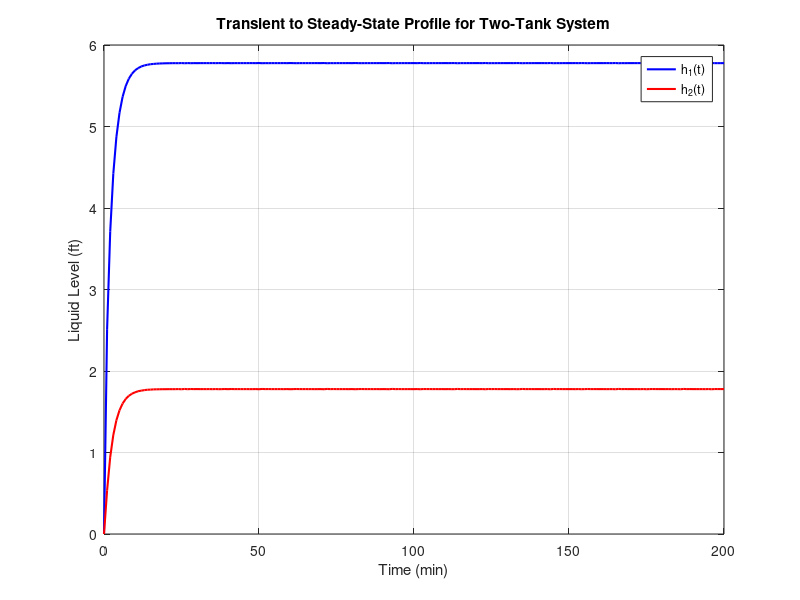
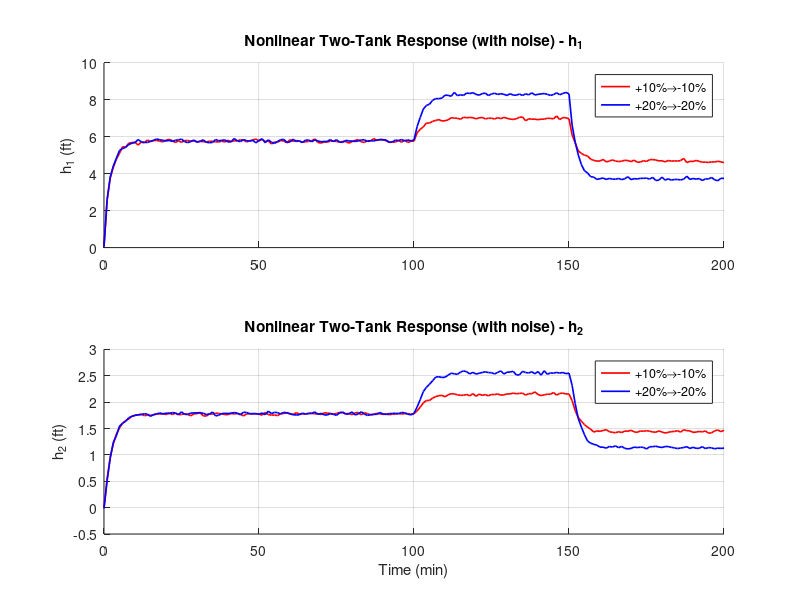

These figures' MATLAB source, in order: (Note: this script raises an error after producing the figures.)
clc; clear; close all;
%% Assignment 01 (modified for up-then-down steps +10%→-10% and +20%→-20%)
%% Step 0: Define Parameters ---
A1 = 3; A2 = 5;
C1 = 8; C2 = 12;
qi_ss = 16; % steady-state inlet flow (cfm)
Ts = 1;               % sampling time (min)
tspan = 0:Ts:200;     % total simulation time (200 min)

%% Step 1: Steady-State Calculation ---
h2_ss = (qi_ss/C2)^2;
h1_ss = h2_ss + (qi_ss/C1)^2;
fprintf('Steady state levels:\n  h1_ss = %.3f ft, h2_ss = %.3f ft\n', h1_ss, h2_ss);

%% Step 2: Define Nonlinear Model ---
twoTank = @(t,h,qi) [
    (1/A1)*(qi - C1*sqrt(max(h(1)-h(2),0)));
    (1/A2)*(C1*sqrt(max(h(1)-h(2),0)) - C2*sqrt(max(h(2),0)))
];

%% Step 3: Transient to Steady-State (optional check) ---
h0 = [0; 0];
tspan_trans = 0:Ts:200;
[~, h_trans] = ode45(@(t,h) twoTank(t,h,qi_ss), tspan_trans, h0);

figure;
plot(tspan_trans, h_trans(:,1), 'b', 'LineWidth', 1.5); hold on;
plot(tspan_trans, h_trans(:,2), 'r', 'LineWidth', 1.5);
xlabel('Time (min)'); ylabel('Liquid Level (ft)');
title('Transient to Steady-State Profile for Two-Tank System');
legend('h_1(t)','h_2(t)'); grid on;

%% Step 4: Nonlinear responses for up-then-down steps (with noise)
step_percent = [0.10 0.20]; 
colors = {'r','b'};
h_nonlinear_all = cell(length(step_percent),1);

% Define step timing:
t_pre  = 0:Ts:100;            % steady (pre)
t_up   = 100:Ts:150;          % up-step hold (50 min)
t_down = 150:Ts:200;          % down-step hold (50 min)

figure;
subplot(2,1,1); hold on;
subplot(2,1,2); hold on;

for k = 1:length(step_percent)
    X = step_percent(k);
    %% Pre-step (0-100)
    [~, h_pre] = ode45(@(t,h) twoTank(t,h,qi_ss), t_pre, [0;0]);
    
    %% Up-step (100-150): +X%
    qi_up = qi_ss * (1 + X);
    [~, h_up] = ode45(@(t,h) twoTank(t,h,qi_up), t_up, h_pre(end,:));
    
    %% Down-step (150-200): -X% (relative to steady-state)
    qi_down = qi_ss * (1 - X);
    [~, h_down] = ode45(@(t,h) twoTank(t,h,qi_down), t_down, h_up(end,:));
    
    %% Combine
    t_full = [t_pre, t_up(2:end), t_down(2:end)];
    h_full = [h_pre; h_up(2:end,:); h_down(2:end,:)];
    
    %% Add noise (small)
    h1_noisy = h_full(:,1) + 0.01*h1_ss*randn(size(h_full(:,1)));
    h2_noisy = h_full(:,2) + 0.01*h2_ss*randn(size(h_full(:,2)));
    
    h_nonlinear_all{k} = [t_full(:), h1_noisy(:), h2_noisy(:)];
    
    %% Plot noisy nonlinear
    subplot(2,1,1);
    plot(t_full, h1_noisy, colors{k}, 'LineWidth', 1.2);
    ylabel('h_1 (ft)');
    title('Nonlinear Two-Tank Response (with noise) - h_1');
    grid on;
    
    subplot(2,1,2);
    plot(t_full, h2_noisy, colors{k}, 'LineWidth', 1.2);
    ylabel('h_2 (ft)'); xlabel('Time (min)');
    title('Nonlinear Two-Tank Response (with noise) - h_2');
    grid on;
end

subplot(2,1,1); legend('+10%→-10%','+20%→-20%');
subplot(2,1,2); legend('+10%→-10%','+20%→-20%');

%% Step 5: Symbolic Linearization using Jacobians including q2 ---
syms h1 h2 qi q2 positive

q1 = C1*sqrt(h1 - h2);
f1 = (1/A1)*(qi - q1);
f2 = (1/A2)*(q1 - q2);
f = [f1; f2];

J_f_states_inputs = jacobian(f, [h1 h2 qi q2]);
q2_expr = C2*sqrt(h2);
J_f_states_inputs = subs(J_f_states_inputs, q2, q2_expr);

q_vec = [q1; q2_expr];
J_q_states = jacobian(q_vec, [h1 h2]);

q2_ss = C2*sqrt(h2_ss);
subs_vars = [h1 h2 qi];
subs_vals = [h1_ss h2_ss qi_ss];

A_extended = double(subs(J_f_states_inputs, subs_vars, subs_vals));
Jq_states  = double(subs(J_q_states, subs_vars(1:2), subs_vals(1:2)));

fprintf('\nJacobian A_extended = ∂f/∂[h1,h2,qi,q2]:\n'); disp(A_extended);
fprintf('Jacobian of flows w.r.t states:\n'); disp(Jq_states);

%% Step 6: State-space model creation ---
C1_lin = [1 0];
C2_lin = [0 1];
D = 0;

A = A_extended(:,1:2);
B = A_extended(:,3);

sys_lin_h1 = ss(A, B, C1_lin, D);
sys_lin_h2 = ss(A, B, C2_lin, D);

%% Step 7: Linear vs Nonlinear Comparison (up→down) ---
figure;
for var = 1:2
    subplot(2,1,var); hold on;
    for k = 1:length(step_percent)
        X = step_percent(k);
        % deviation input u(t)
        u = zeros(length(tspan),1);
        u(tspan>=100 & tspan<150) = X*qi_ss;
        u(tspan>=150)             = -X*qi_ss;
        
        if var == 1
            [y_lin, t_lin] = lsim(sys_lin_h1, u, tspan);
            h_lin = y_lin;        
            h_non = h_nonlinear_all{k}(:,2) - h1_ss;
            ylabel_text = 'h_1 deviation (ft)';
            title_text  = 'Linear vs Nonlinear Response (Deviation) – h_1';
        else
            [y_lin, t_lin] = lsim(sys_lin_h2, u, tspan);
            h_lin = y_lin;
            h_non = h_nonlinear_all{k}(:,3) - h2_ss;
            ylabel_text = 'h_2 deviation (ft)';
            title_text  = 'Linear vs Nonlinear Response (Deviation) – h_2';
        end
        
        plot(t_lin, h_lin, colors{k}, 'LineWidth', 1.5);
        plot(h_nonlinear_all{k}(:,1), h_non, [colors{k} '--'], 'LineWidth', 1.2);
    end
    xlabel('Time (min)'); ylabel(ylabel_text);
    title(title_text);
    legend('Linear +10%(up)','Linear +20%(up)', ...
           'Nonlinear +10%(up)','Nonlinear +20%(up)');
    grid on;
end

%% Step 8: Transfer Function & Stability ---
[num, den] = ss2tf(A,B,C2_lin,D);   % h2/qi
G_tf = tf(num,den);
disp('---------------------------------------------');
disp('Transfer Function G(s)/Q_i(s):');
G_tf

poles = eig(A);
disp('Poles of A:'); disp(poles);
if all(real(poles)<0)
    disp('System is stable.');
else
    disp('System is unstable.');
end

%% Step 8B — Transfer Function G(s)/Q_2(s) ---
C_q2 = [0  C2/(2*sqrt(h2_ss))];
D_q2 = 0;

[num_q2, den_q2] = ss2tf(A, B, C_q2, D_q2);
G_q2 = tf(num_q2, den_q2);

disp('---------------------------------------------');
disp('Transfer Function G(s)/Q_2(s): (Outlet flow / Inlet flow)');
G_q2

poles_q2 = pole(G_q2);
disp('Poles of G(s)/Q_2(s):'); disp(poles_q2);
if all(real(poles_q2)<0)
    disp('Outlet-flow transfer function is stable.');
else
    disp('Outlet-flow transfer function is unstable.');
end

%% Step 9: Compute Kp and Tau (ignoring integrator pole at s=0)
systems = {G_tf, 'G_Qi'; ...
           G_q2, 'G_Q2'};

for i = 1:size(systems,1)
    sys  = systems{i,1};
    name = systems{i,2};

    % Convert to zero-pole-gain
    [z, p, k] = zpkdata(sys,'v');

    % Remove the integrator pole at s = 0
    tol = 1e-6;
    p_no_int = p(abs(p) > tol);   % remaining (stable) pole

    % First-order part (no integrator)
    sys_fo = zpk(z, p_no_int, k);

    % Process gain Kp and time constant tau
    Kp  = dcgain(sys_fo);         % steady-state gain of first-order part
    tau = -1/real(p_no_int(1));   % tau = -1/p  (p is negative)

    fprintf('%s: Kp = %.4f, Tau = %.4f\n', name, Kp, tau);
end
